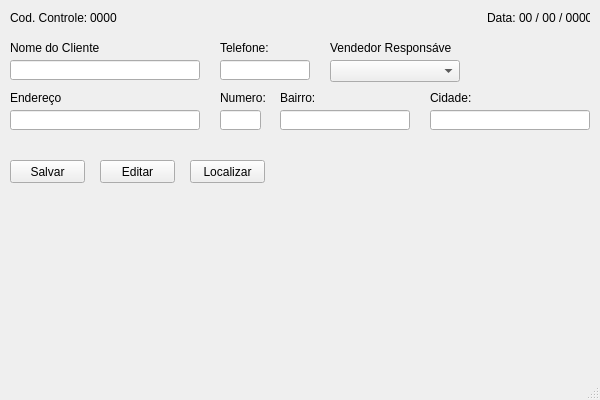
<?xml version="1.0" encoding="UTF-8"?>
<ui version="4.0">
 <class>tela_novo_orcamento</class>
 <widget class="QMainWindow" name="tela_novo_orcamento">
  <property name="geometry">
   <rect>
    <x>0</x>
    <y>0</y>
    <width>600</width>
    <height>400</height>
   </rect>
  </property>
  <property name="windowTitle">
   <string>Novo Orçamento</string>
  </property>
  <widget class="QWidget" name="novo_orcamento">
   <property name="enabled">
    <bool>true</bool>
   </property>
   <widget class="QLabel" name="lb_label_cod_controle">
    <property name="geometry">
     <rect>
      <x>10</x>
      <y>10</y>
      <width>81</width>
      <height>16</height>
     </rect>
    </property>
    <property name="focusPolicy">
     <enum>Qt::NoFocus</enum>
    </property>
    <property name="text">
     <string>Cod. Controle:</string>
    </property>
   </widget>
   <widget class="QLabel" name="lb_cod_controle">
    <property name="geometry">
     <rect>
      <x>90</x>
      <y>10</y>
      <width>31</width>
      <height>16</height>
     </rect>
    </property>
    <property name="text">
     <string>0000</string>
    </property>
   </widget>
   <widget class="QLabel" name="lb_label_data">
    <property name="geometry">
     <rect>
      <x>487</x>
      <y>10</y>
      <width>31</width>
      <height>16</height>
     </rect>
    </property>
    <property name="focusPolicy">
     <enum>Qt::NoFocus</enum>
    </property>
    <property name="text">
     <string>Data:</string>
    </property>
   </widget>
   <widget class="QLabel" name="lb_data">
    <property name="geometry">
     <rect>
      <x>519</x>
      <y>10</y>
      <width>71</width>
      <height>16</height>
     </rect>
    </property>
    <property name="text">
     <string>00 / 00 / 0000</string>
    </property>
   </widget>
   <widget class="QLineEdit" name="entry_nome_cliente">
    <property name="geometry">
     <rect>
      <x>10</x>
      <y>60</y>
      <width>190</width>
      <height>20</height>
     </rect>
    </property>
    <property name="text">
     <string/>
    </property>
   </widget>
   <widget class="QLabel" name="lb_nome_cliente">
    <property name="geometry">
     <rect>
      <x>10</x>
      <y>40</y>
      <width>90</width>
      <height>16</height>
     </rect>
    </property>
    <property name="text">
     <string>Nome do Cliente:</string>
    </property>
   </widget>
   <widget class="QLineEdit" name="entry_telefone_cliente">
    <property name="geometry">
     <rect>
      <x>220</x>
      <y>60</y>
      <width>90</width>
      <height>20</height>
     </rect>
    </property>
    <property name="text">
     <string/>
    </property>
   </widget>
   <widget class="QLabel" name="lb_telefone_cliente">
    <property name="geometry">
     <rect>
      <x>220</x>
      <y>40</y>
      <width>50</width>
      <height>16</height>
     </rect>
    </property>
    <property name="text">
     <string>Telefone:</string>
    </property>
   </widget>
   <widget class="QLineEdit" name="entry_endereco_cliente">
    <property name="geometry">
     <rect>
      <x>10</x>
      <y>110</y>
      <width>190</width>
      <height>20</height>
     </rect>
    </property>
    <property name="text">
     <string/>
    </property>
   </widget>
   <widget class="QLabel" name="lb_endereco_cliente">
    <property name="geometry">
     <rect>
      <x>10</x>
      <y>90</y>
      <width>51</width>
      <height>16</height>
     </rect>
    </property>
    <property name="text">
     <string>Endereço:</string>
    </property>
   </widget>
   <widget class="QLineEdit" name="entry_numero_cliente">
    <property name="geometry">
     <rect>
      <x>220</x>
      <y>110</y>
      <width>41</width>
      <height>20</height>
     </rect>
    </property>
    <property name="text">
     <string/>
    </property>
   </widget>
   <widget class="QLabel" name="lb_numero_cliente">
    <property name="geometry">
     <rect>
      <x>220</x>
      <y>90</y>
      <width>45</width>
      <height>16</height>
     </rect>
    </property>
    <property name="text">
     <string>Numero:</string>
    </property>
   </widget>
   <widget class="QLabel" name="lb_vendedor_cliente">
    <property name="geometry">
     <rect>
      <x>330</x>
      <y>40</y>
      <width>121</width>
      <height>16</height>
     </rect>
    </property>
    <property name="text">
     <string>Vendedor Responsável:</string>
    </property>
   </widget>
   <widget class="QComboBox" name="cb_vendedores">
    <property name="geometry">
     <rect>
      <x>330</x>
      <y>60</y>
      <width>130</width>
      <height>22</height>
     </rect>
    </property>
    <property name="placeholderText">
     <string>Selecione o vendedor</string>
    </property>
    <item>
     <property name="text">
      <string>Selecione o vendedor</string>
     </property>
    </item>
    <item>
     <property name="text">
      <string>André</string>
     </property>
    </item>
    <item>
     <property name="text">
      <string>Joaquim</string>
     </property>
    </item>
    <item>
     <property name="text">
      <string>Jefferson</string>
     </property>
    </item>
    <item>
     <property name="text">
      <string>Thais</string>
     </property>
    </item>
    <item>
     <property name="text">
      <string>Merlim</string>
     </property>
    </item>
    <item>
     <property name="text">
      <string>Plinio</string>
     </property>
    </item>
    <item>
     <property name="text">
      <string>Natanael</string>
     </property>
    </item>
    <item>
     <property name="text">
      <string>Wagner</string>
     </property>
    </item>
   </widget>
   <widget class="QLineEdit" name="entry_bairro_cliente">
    <property name="geometry">
     <rect>
      <x>280</x>
      <y>110</y>
      <width>130</width>
      <height>20</height>
     </rect>
    </property>
    <property name="text">
     <string/>
    </property>
   </widget>
   <widget class="QLabel" name="lb_bairro_cliente">
    <property name="geometry">
     <rect>
      <x>280</x>
      <y>90</y>
      <width>41</width>
      <height>16</height>
     </rect>
    </property>
    <property name="text">
     <string>Bairro:</string>
    </property>
   </widget>
   <widget class="QPushButton" name="bt_salvar_cliente">
    <property name="geometry">
     <rect>
      <x>10</x>
      <y>160</y>
      <width>75</width>
      <height>23</height>
     </rect>
    </property>
    <property name="text">
     <string>Salvar</string>
    </property>
   </widget>
   <widget class="QPushButton" name="bt_editar_cliente">
    <property name="geometry">
     <rect>
      <x>100</x>
      <y>160</y>
      <width>75</width>
      <height>23</height>
     </rect>
    </property>
    <property name="text">
     <string>Editar</string>
    </property>
   </widget>
   <widget class="QPushButton" name="bt_localizar_cliente">
    <property name="geometry">
     <rect>
      <x>190</x>
      <y>160</y>
      <width>75</width>
      <height>23</height>
     </rect>
    </property>
    <property name="text">
     <string>Localizar</string>
    </property>
   </widget>
   <widget class="QLabel" name="lb_cidade_cliente">
    <property name="geometry">
     <rect>
      <x>430</x>
      <y>90</y>
      <width>41</width>
      <height>16</height>
     </rect>
    </property>
    <property name="text">
     <string>Cidade:</string>
    </property>
   </widget>
   <widget class="QLineEdit" name="entry_cidade_cliente">
    <property name="geometry">
     <rect>
      <x>430</x>
      <y>110</y>
      <width>160</width>
      <height>20</height>
     </rect>
    </property>
    <property name="text">
     <string/>
    </property>
   </widget>
  </widget>
  <widget class="QStatusBar" name="statusbar"/>
 </widget>
 <tabstops>
  <tabstop>entry_nome_cliente</tabstop>
  <tabstop>entry_telefone_cliente</tabstop>
  <tabstop>entry_endereco_cliente</tabstop>
  <tabstop>entry_numero_cliente</tabstop>
  <tabstop>entry_bairro_cliente</tabstop>
  <tabstop>entry_cidade_cliente</tabstop>
  <tabstop>cb_vendedores</tabstop>
  <tabstop>bt_salvar_cliente</tabstop>
  <tabstop>bt_editar_cliente</tabstop>
  <tabstop>bt_localizar_cliente</tabstop>
 </tabstops>
 <resources/>
 <connections/>
</ui>
